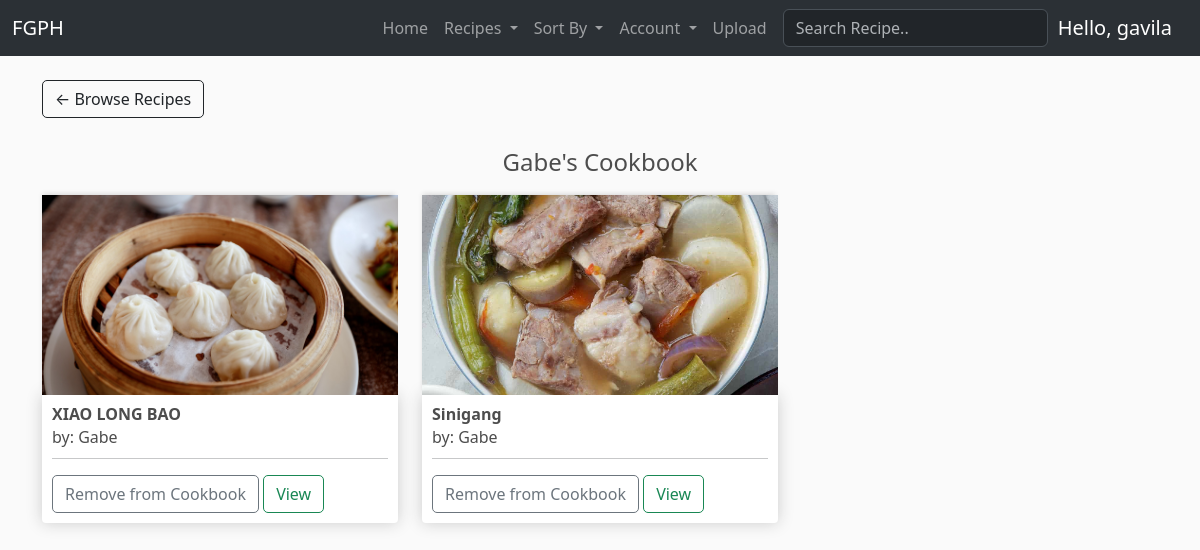
Page /cookbook/ (signed in) on the earlier database version.
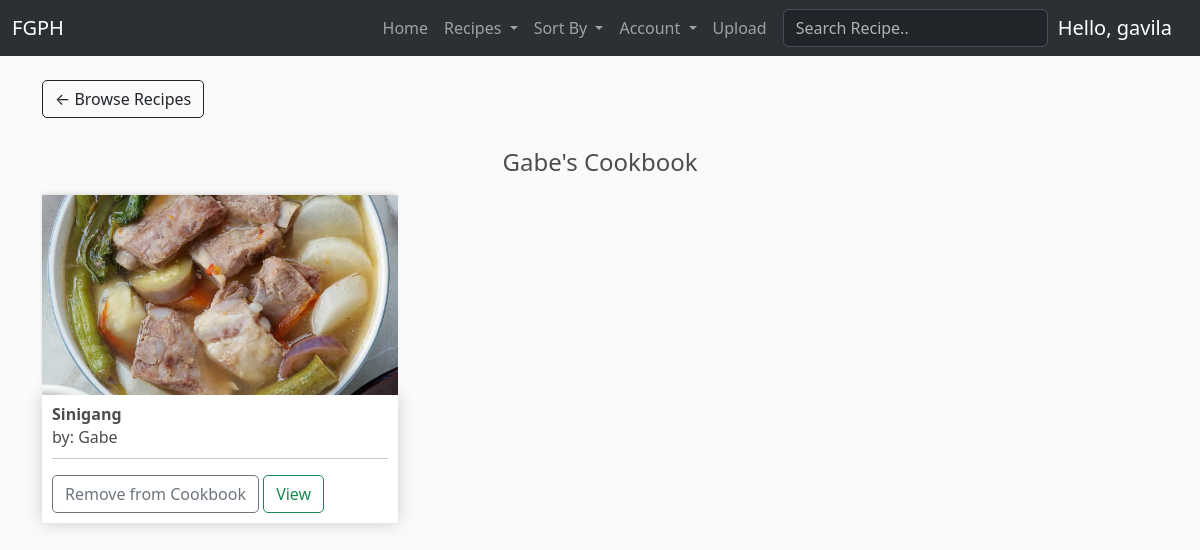
Same page on the later database version.
### FGPH/models.py (models this page shows, shortened)
class RegisteredUser(models.Model):
	user = models.OneToOneField(User, null=True, blank=True, on_delete=models.CASCADE)
	name = models.CharField(max_length=200, null=True)
	email = models.CharField(max_length=200)
	title = models.CharField(default="", max_length=200, blank=True)
	profile_pic = models.ImageField(default="pfp.png", null=True, blank=True)
	date_created = models.DateTimeField(auto_now_add=True, null=True)
	def __str__(self):
	    return str(self.name)

class CookbookRecipe(models.Model):
	cookbook = models.ForeignKey(Cookbook, null=True, on_delete=models.CASCADE, related_name='recipes')
	recipe = models.ForeignKey(Recipe, null=True, on_delete=models.CASCADE)

class Recipe(models.Model):
	author = models.ForeignKey(RegisteredUser, null=True, on_delete=models.CASCADE, related_name='recipes')
	name = models.CharField(max_length=64)
	category = models.ForeignKey(Category, null=True, blank=True, on_delete=models.SET_NULL, related_name='recipes')
	tags = models.ManyToManyField(Tag)
	thumbnail = models.ImageField(default='placeholder.png')
	region = models.ForeignKey(Region, null=True, blank=True, on_delete=models.SET_NULL, related_name='recipes')
	description = models.CharField(max_length=200, null=True, blank=True)
	steps = models.JSONField(null=True)
	ingredients = models.JSONField(null=True)
	preparation_time = models.CharField(max_length=64, null=True, blank=True)
	serving_size = models.IntegerField(
		null=True,
		blank=True,
        validators=[
            MaxValueValidator(500),
            MinValueValidator(1)
        ]
    )
	date_created = models.DateTimeField(auto_now_add=True, null=True)
	date_modified = models.DateTimeField(auto_now=True, null=True)
	@property
	def recipeSteps(self):
		return json.loads(self.steps)

### FGPH/views.py (the view)
# urls.py: path("cookbook/", views.cookbook, name='cookbook'),
@login_required(login_url='FGPH:login')
def cookbook(request):
    if request.user.is_authenticated:
        cookbookAuthor = request.user.registereduser
        cookbook, created = Cookbook.objects.get_or_create(cookbookAuthor=cookbookAuthor)
        cookbookRecipes = cookbook.recipes.all()
    else:
        cookbookRecipes = []
    context = {'cookbookRecipes': cookbookRecipes}
    return render(request, 'FGPH/cookbook.html', context)

### FGPH/templatetags/get_group.py (called while the page is built)
@register.filter(name='has_group')
def has_group(user, group_name):
    return user.groups.filter(name=group_name).exists()

### FGPH/templates/FGPH/cookbook.html (shortened to what this page needs)
{% extends 'FGPH/template.html' %}
{% load static %}
{% block content %}
<a style="margin-bottom: 30px;" class="btn btn-outline-dark" href="{% url 'FGPH:home' %}">&#x2190; Browse Recipes</a>
<h4 style="text-align: center;">{{ request.user.registereduser.name }}'s Cookbook</h4>
<div class="row">
    {% for cookbookRecipe in cookbookRecipes %}
		<div class="col-lg-4">
			<img class="thumbnail" src="{{ cookbookRecipe.recipe.thumbnail.url }}">
			<div class="box-element product">
				<h6><strong>{{ cookbookRecipe.recipe.name }}</strong></h6>
				<h6 style="line-height: 10px;">by: {{ cookbookRecipe.recipe.author }}</h6>
				<hr>
				<button data-recipe="{{ cookbookRecipe.recipe.id }}" data-action="remove" class="btn btn-outline-secondary remove-recipe">Remove from Cookbook</button>
				<a href="{% url 'FGPH:recipe' cookbookRecipe.recipe.id %}" class="btn btn-outline-success">View</a>
			</div>
		</div>
	{% endfor %}
</div>
{% endblock content %}

### FGPH/templates/FGPH/template.html (shortened to what this page needs)
<!DOCTYPE html>
{% load static %}
<html lang="en">
<head>
    <link href="https://cdn.jsdelivr.net/npm/bootstrap@5.3.3/dist/css/bootstrap.min.css" rel="stylesheet"></head>
    <link rel="stylesheet" type="text/css" href="{% static 'css/main.css' %}">
    <link rel="stylesheet" href="https://cdn.jsdelivr.net/npm/bootstrap-icons@1.11.3/font/bootstrap-icons.min.css">
<body>
    {% include 'FGPH/sections/navbar.html' %}
    <div class="container">
        <br>
        {% block content %}
        {% endblock content %}
    </div>
</body>
</html>

### FGPH/templates/FGPH/sections/navbar.html (shortened to what this page needs)
{% load get_group %}
<nav class="navbar navbar-expand-lg bg-body-tertiary" data-bs-theme="dark">
  <div class="container-fluid">
    <a class="navbar-brand" href="{% url 'FGPH:home' %}">FGPH</a>
    <div class="collapse navbar-collapse" id="navbarSupportedContent">
      <ul class="navbar-nav ms-auto me-2 mb-2 mb-lg-0">
        <li class="nav-item">
          <a class="nav-link" aria-current="page" href="{% url 'FGPH:home' %}">Home</a>
        </li>
        <li class="nav-item dropdown">
          <a class="nav-link dropdown-toggle" href="#" role="button" data-bs-toggle="dropdown" aria-expanded="false">
            Recipes
          </a>
        </li>
        <li class="nav-item dropdown">
          <a class="nav-link dropdown-toggle" href="#" role="button" data-bs-toggle="dropdown" aria-expanded="false">
            Sort By
          </a>
        </li>
        {% if request.user|has_group:"contributor" or request.user|has_group:"user" %}
        <li class="nav-item dropdown">
          <a class="nav-link dropdown-toggle" href="#" role="button" data-bs-toggle="dropdown" aria-expanded="false">
            Account
          </a>
        </li>
        {% endif %}
        {% if request.user|has_group:"contributor" %}
        <li class="nav-item">
          <a class="nav-link" aria-current="page" href="{% url 'FGPH:uploadRecipe' %}">Upload</a>
        </li>
        {% endif %}
      </ul>
      <form action="{% url 'FGPH:home' %}" method="get">
        <input class="form-control me-2" name="q" type="text" placeholder="Search Recipe.." aria-label="Search">
      </form>
      <div style="margin-left: 10px;">
        {% if request.user.is_authenticated %}
        <a class="navbar-brand">Hello, {{ request.user.username }}</a>
        {% else %}
        <a href="{% url 'FGPH:login' %}" class="btn btn-outline-warning">Login</a>
        {% endif %}
      </div>
    </div>
  </div>
</nav>

### static/css/main.css (style rules this page uses)
body { background-color: hsl(0, 0%, 98%); }
h1,h2,h3,h4,h5,h6 { color:hsl(0, 0%, 30%); }
.box-element { box-shadow:hsl(0, 0%, 80%) 0 0 16px; background-color: #fff; border-radius: 4px; padding: 10px; }
.thumbnail { width: 100%; height: 200px; object-fit: cover; -webkit-box-shadow: -1px -3px 5px -2px rgba(214,214,214,1); -moz-box-shadow: -1px -3px 5px -2px rgba(214,214,214,1); box-shadow: -1px -3px 5px -2px rgba(214,214,214,1); }
.product { border-radius: 0 0 4px 4px; }
.col-lg-4, .col-lg-6, .col-lg-8, .col-lg-12 { margin-top: 10px; }
.btn { border-radius: 5px; }

Differences in the rows shown:
removed CookbookRecipe: recipe.thumbnail (picture), recipe.name "XIAO LONG BAO", recipe.author "Gabe"
